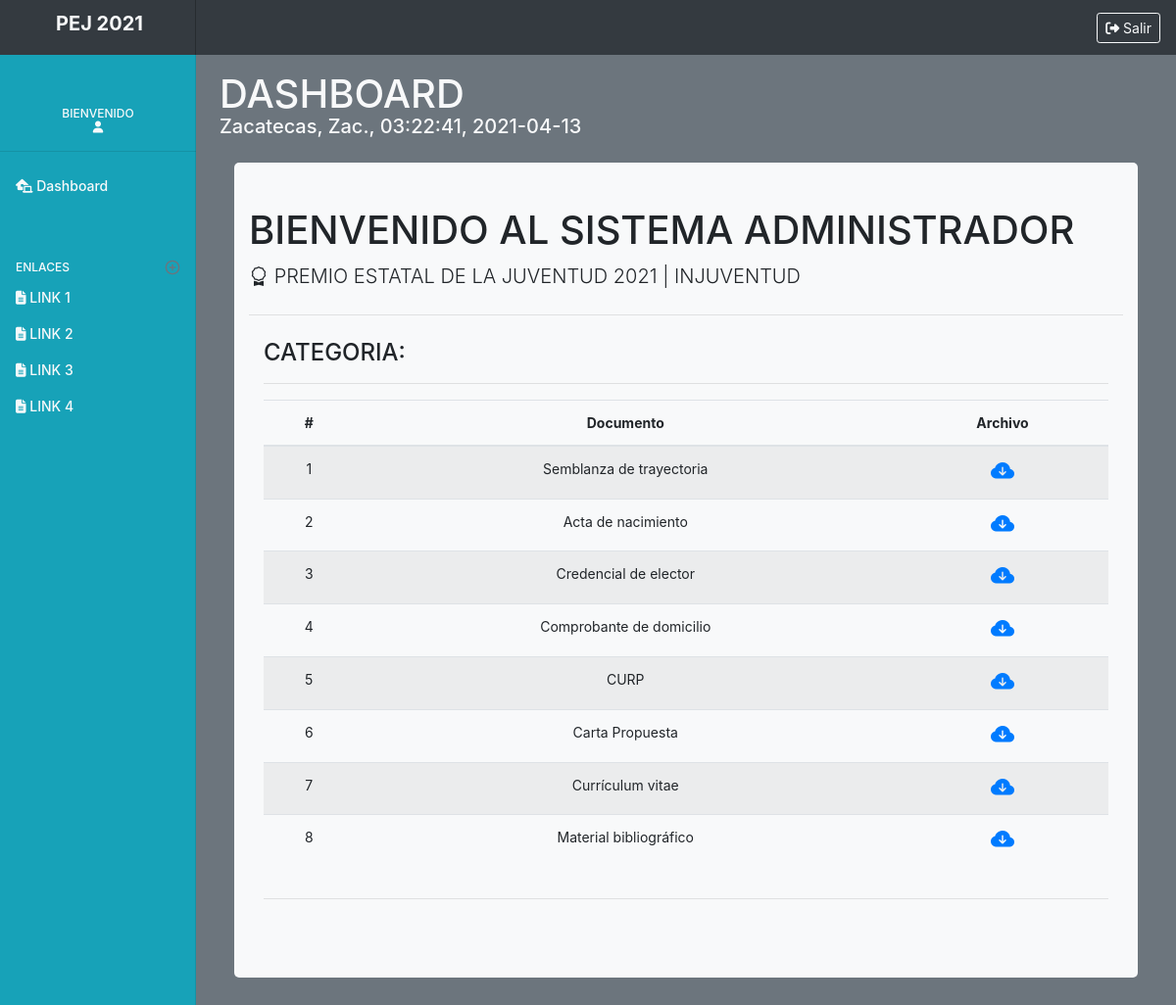
The app's page /administrador/docs_admin.php?id=12 with its own data.
### tables this page shows
CREATE TABLE `docs` (
  `id` int(11) NOT NULL,
  `id_ext` int(11) NOT NULL,
  `ruta` varchar(300) NOT NULL,
  `tipo_doc` int(11) NOT NULL,
  `validacion` int(11) NOT NULL,
  `observaciones` varchar(500) DEFAULT NULL,
  `fecha_agregado` datetime NOT NULL,
  `fecha_actualizado` datetime DEFAULT NULL
);

### administrador/docs_admin.php (the view, shortened to what this page needs)
<?php
include('../dashboard/prcd/conn.php');
?>
<!doctype html>
<html lang="es">
  <head>
    <link rel="stylesheet" href="https://cdn.jsdelivr.net/npm/bootstrap-icons@1.3.0/font/bootstrap-icons.css">
    <link href="../dashboard/css/bootstrap.css" rel="stylesheet">
    <link href="css/dashboard.css" rel="stylesheet">
  </head>
  <body>
    <nav class="navbar navbar-light sticky-top flex-md-nowrap p-0 bg-dark text-light">
        <a class="navbar-brand col-md-3 col-lg-2 mr-0 px-3 text-center" href="#">
    <h5 class="text-center display-7 text-light" style="margin-left:3px;"><b>PEJ 2021</b></h5>
    </a>
  <ul class="navbar-nav px-3">
    <li class="nav-item text-nowrap">
    <a class="btn btn-outline-light btn-sm" href="prcd/sort.php" role="button"><i class="fas fa-sign-out-alt"></i> Salir</a>
      </li>
  </ul>
</nav>
<div class="container-fluid">
  <div class="row">
    <nav id="sidebarMenu" class="col-md-3 col-lg-2 d-md-block bg-info sidebar collapse">
      <div class="sidebar-sticky pt-3">
        <ul class="navbar-nav px-3 text-center">
            <li class="align-middle">
            </li>
        </ul>
        <h6 class="sidebar-heading d-flex justify-content-center text-center align-items-center px-3 mt-4 mb-1 text-muted">
          <span class="text-light">
          Bienvenido<br><i class="fas fa-user"></i>
          </span>
        </h6>
<hr>
        <ul class="nav flex-column">
           <li class="nav-item">
            <a class="nav-link active text-light" href="dashboard.php">
              <i class="fas fa-laptop-house"></i>
              Dashboard <span class="sr-only">(current)</span>
            </a>
          </li>
          <h6 class="sidebar-heading d-flex justify-content-between align-items-center px-3 mt-4 mb-1 text-muted">
            <span class="text-light">ENLACES</span>
            <a class="d-flex align-items-center text-muted" href="dashboard.php" aria-label="Add a new report">
              <span data-feather="plus-circle"></span>
            </a>
          </h6>
          <li class="nav-item">
            <a class="nav-link text-light" href="#">
              <i class="fas fa-file-alt"></i> LINK 1
            </a>
          </li>
          <li class="nav-item">
            <a class="nav-link text-light" href="#">
              <i class="fas fa-file-alt"></i> LINK 2
            </a>
          </li>
          <li class="nav-item">
            <a class="nav-link text-light" href="#">
              <i class="fas fa-file-alt"></i> LINK 3
            </a>
          </li>
          <li class="nav-item">
            <a class="nav-link text-light" href="#">
              <i class="fas fa-file-alt"></i> LINK 4
            </a>
          </li>
        </ul>
    </nav>
    <main role="main" class="col-md-9 ml-sm-auto col-lg-10 px-md-4 bg-secondary bg-gradient" style="background-color:; height:100%;">
      <div class="d-flex justify-content-between flex-wrap flex-md-nowrap align-items-center pt-3 mb-3 ">
        <h1 class="h1 text-light">DASHBOARD</h1>
      </div>
      <h5 class="text-light" style="margin-top:-27px"> <?php
                  $fecha_actual=strftime("%Y-%m-%d");
                  $hora_actual=strftime("%H:%M:%S");
                  echo 'Zacatecas, Zac., '.$hora_actual.', '. $fecha_actual;
              ?></h5>
    <div class="container-fluid ">
      <div class="jumbotron jumbotron-fluid " style="background-color:#f8f9fa; width:100%;border-radius:5px;  margin-top:25px; padding-top:45px;">
        <div class="container-fluid">
          <h1 class="h1">BIENVENIDO AL SISTEMA ADMINISTRADOR</h1>
          <p class="lead"><i class="bi bi-award"></i> PREMIO ESTATAL DE LA JUVENTUD 2021 | INJUVENTUD</p>
          <hr class="my-4">
        <div class="container-fluid">
        <div class="row row-cols-1 row-cols-md-1">
        <?php
            $id_consulta = $_REQUEST['id'];
            $sql_qwery = "SELECT * FROM docs WHERE id_ext = '$id_consulta'";
            $resultado_consulta= $conn->query($sql_qwery);
        ?>
        <div class="col mb-12">
        <p class=" h4">CATEGORIA: <?php
        ?></p>
            <table class="table table-hover text-center table-striped ">
            <thead>
            <tr>
                <th scope="col">#</th>
                <th scope="col">Documento</th>
                <th scope="col">Archivo</th>
              </tr>
            </thead>
            <tbody>
            <?php
            $y=0;
           while($resultado_qwery = $resultado_consulta->fetch_assoc()){
             $y++;
             echo '<tr>';
             echo '<td>'.$y.'</td>';
             if($resultado_qwery['tipo_doc']==1){
              echo '<td>Carta Propuesta</td>';
          }
          elseif($resultado_qwery['tipo_doc']==2){
              echo '<td>Currículum vitae</td>';
          }
          elseif($resultado_qwery['tipo_doc']==3){
              echo '<td>Semblanza de trayectoria</td>';
          }
          elseif($resultado_qwery['tipo_doc']==4){
              echo '<td>Acta de nacimiento</td>';
          }
          elseif($resultado_qwery['tipo_doc']==5){
              echo '<td>Credencial de elector</td>';
          }
          elseif($resultado_qwery['tipo_doc']==6){
              echo '<td>Comprobante de domicilio</td>';
          }
          elseif($resultado_qwery['tipo_doc']==7){
              echo '<td>CURP</td>';
          }
          elseif($resultado_qwery['tipo_doc']==8){
              echo '<td>Material bibliográfico</td>';
          }
          elseif($resultado_qwery['tipo_doc']==9){
              echo '<td>Video</td>';
          }
             echo '<td class="h4"><a href="../dashboard/'.$resultado_qwery['ruta'].'"><i class="bi bi-cloud-arrow-down-fill"></i></a></td>';
             echo '</tr>';
           }
            ?>
            </tbody>
              <hr>
          </table>
</div>
      </div>
      <hr>
      </div>
    </main>
  </div>
</div>
        <script src="css/dashboard.js"></script></body>
</html>

### dashboard/css/dashboard.css (style rules this page uses)
body { font-size: .875rem; background-color:#eaeef4; }
.feather { width: 16px; height: 16px; vertical-align: text-bottom; }
.sidebar { position: fixed; top: 0; bottom: 0; left: 0; z-index: 100; padding: 48px 0 0; box-shadow: inset -1px 0 0 rgba(0, 0, 0, .1); }
.sidebar-sticky { position: relative; top: 0; height: calc(100vh - 48px); padding-top: .5rem; overflow-x: hidden; overflow-y: auto; }
.sidebar .nav-link { font-weight: 500; color: #333; }
.sidebar .nav-link.active { color: #007bff; }
.sidebar-heading { font-size: .75rem; text-transform: uppercase; }
.navbar-brand { padding-top: .75rem; padding-bottom: .75rem; font-size: 1rem; box-shadow: inset -1px 0 0 rgba(0, 0, 0, .25); }

### administrador/docs_admin.php (style rules this page uses)
@media (min-width: 768px) { body { background-color:gray; } }

### records on screen
docs: tipo_doc "Semblanza de trayectoria"
docs: tipo_doc "Acta de nacimiento"
docs: tipo_doc "Credencial de elector"
docs: tipo_doc "Comprobante de domicilio"
docs: tipo_doc "CURP"
docs: tipo_doc "Carta Propuesta"
docs: tipo_doc "Currículum vitae"
docs: tipo_doc "Material bibliográfico"

### other values on screen
$hora_actual "03:22:41"
$fecha_actual "2021-04-13"
